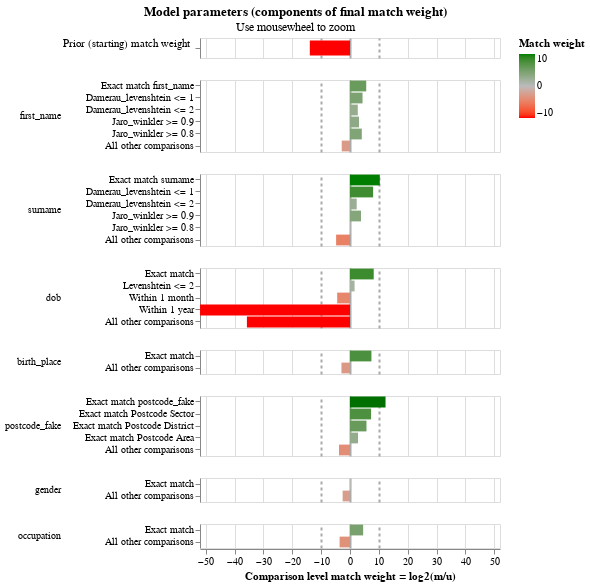

Notebook code for this chart:
### Code cell
linker.match_weights_chart()
#linker.m_u_parameters_chart()

### Figure 1 — Vega-Lite specification as saved in the notebook (floating-point values rounded to 4 significant figures)
{"config": {"view": {"continuousWidth": 300, "continuousHeight": 300, "discreteHeight": 60, "discreteWidth": 400}, "header": {"title": null}, "mark": {"tooltip": null}, "title": {"anchor": "middle"}}, "vconcat": [{"mark": {"type": "bar", "clip": true, "height": 15}, "encoding": {"color": {"field": "log2_bayes_factor", "scale": {"domain": [-10, 0, 10], "interpolate": "lab", "range": ["red", "#bbbbbb", "green"]}, "title": "Match weight", "type": "quantitative"}, "tooltip": [{"field": "comparison_name", "title": "Comparison name", "type": "nominal"}, {"field": "probability_two_random_records_match", "format": ".4f", "title": "Probability two random records match", "type": "nominal"}, {"field": "log2_bayes_factor", "format": ",.4f", "title": "Equivalent match weight", "type": "quantitative"}, {"field": "bayes_factor_description", "title": "Match weight description", "type": "nominal"}], "x": {"axis": {"domain": false, "gridColor": {"condition": {"test": "abs(datum.value / 10)  <= 1 & datum.value % 10 === 0", "value": "#aaa"}, "value": "#ddd"}, "gridDash": {"condition": {"test": "abs(datum.value / 10) == 1", "value": [3]}, "value": null}, "gridWidth": {"condition": {"test": "abs(datum.value / 10)  <= 1 & datum.value % 10 === 0", "value": 2}, "value": 1}, "labels": false, "ticks": false, "title": ""}, "field": "log2_bayes_factor", "scale": {"domain": [-52, 52]}, "type": "quantitative"}, "y": {"axis": {"title": "Prior (starting) match weight", "titleAlign": "right", "titleAngle": 0, "titleFontWeight": "normal"}, "field": "label_for_charts", "sort": {"field": "comparison_vector_value", "order": "descending"}, "type": "nominal"}}, "height": 20, "transform": [{"filter": "(datum.comparison_name == 'probability_two_random_records_match')"}]}, {"mark": {"type": "bar", "clip": true}, "encoding": {"color": {"field": "log2_bayes_factor", "scale": {"domain": [-10, 0, 10], "interpolate": "lab", "range": ["red", "#bbbbbb", "green"]}, "title": "Match weight", "type": "quantitative"}, "row": {"field": "comparison_name", "header": {"labelAlign": "left", "labelAnchor": "middle", "labelAngle": 0}, "sort": {"field": "comparison_sort_order"}, "type": "nominal"}, "tooltip": [{"field": "comparison_name", "title": "Comparison name", "type": "nominal"}, {"field": "label_for_charts", "title": "Label", "type": "ordinal"}, {"field": "sql_condition", "title": "SQL condition", "type": "nominal"}, {"field": "m_probability", "format": ".4f", "title": "M probability", "type": "quantitative"}, {"field": "u_probability", "format": ".4f", "title": "U probability", "type": "quantitative"}, {"field": "bayes_factor", "format": ",.4f", "title": "Bayes factor = m/u", "type": "quantitative"}, {"field": "log2_bayes_factor", "format": ",.4f", "title": "Match weight = log2(m/u)", "type": "quantitative"}, {"field": "bayes_factor_description", "title": "Match weight description", "type": "nominal"}], "x": {"axis": {"gridColor": {"condition": {"test": "abs(datum.value / 10)  <= 1 & datum.value % 10 === 0", "value": "#aaa"}, "value": "#ddd"}, "gridDash": {"condition": {"test": "abs(datum.value / 10) == 1", "value": [3]}, "value": null}, "gridWidth": {"condition": {"test": "abs(datum.value / 10)  <= 1 & datum.value % 10 === 0", "value": 2}, "value": 1}, "title": "Comparison level match weight = log2(m/u)"}, "field": "log2_bayes_factor", "scale": {"domain": [-52, 52]}, "type": "quantitative"}, "y": {"axis": {"title": null}, "field": "label_for_charts", "sort": {"field": "comparison_vector_value", "order": "descending"}, "type": "nominal"}}, "height": {"step": 12}, "resolve": {"axis": {"y": "independent"}, "scale": {"y": "independent"}}, "transform": [{"filter": "(datum.comparison_name != 'probability_two_random_records_match')"}]}], "data": {"name": "data-63e19b4ceb633e2ef6950f636a0f8124"}, "params": [{"name": "mouse_zoom", "select": {"type": "interval", "encodings": ["x"]}, "bind": "scales", "views": []}], "resolve": {"axis": {"y": "independent"}, "scale": {"y": "independent"}}, "title": {"text": "Model parameters (components of final match weight)", "subtitle": "Use mousewheel to zoom"}, "$schema": "https://vega.github.io/schema/vega-lite/v5.9.3.json", "datasets": {"data-63e19b4ceb633e2ef6950f636a0f8124": [{"comparison_name": "probability_two_random_records_match", "sql_condition": null, "label_for_charts": "", "m_probability": null, "u_probability": null, "m_probability_description": null, "u_probability_description": null, "has_tf_adjustments": false, "tf_adjustment_column": null, "tf_adjustment_weight": null, "is_null_level": false, "bayes_factor": 6.432e-05, "log2_bayes_factor": -13.92, "comparison_vector_value": 0, "max_comparison_vector_value": 0, "bayes_factor_description": "The probability that two random records drawn at random match is 0.000 or one in  15,547.4 records.This is equivalent to a starting match weight of -13.924.", "probability_two_random_records_match": 6.432e-05, "comparison_sort_order": -1}, {"comparison_name": "first_name", "sql_condition": "lower(`first_name_l`) = lower(`first_name_r`)", "label_for_charts": "Exact match first_name", "m_probability": 0.67, "u_probability": 0.0136, "m_probability_description": "Amongst matching record comparisons, 67.00% of records are in the exact match first_name comparison level", "u_probability_description": "Amongst non-matching record comparisons, 1.36% of records are in the exact match first_name comparison level", "has_tf_adjustments": false, "tf_adjustment_column": null, "tf_adjustment_weight": 1.0, "is_null_level": false, "bayes_factor": 49.26, "log2_bayes_factor": 5.622, "comparison_vector_value": 5, "max_comparison_vector_value": 5, "bayes_factor_description": "If comparison level is `exact match first_name` then comparison is 49.26 times more likely to be a match", "probability_two_random_records_match": 6.432e-05, "comparison_sort_order": 0}, {"comparison_name": "first_name", "sql_condition": "damerau_levenshtein(lower(`first_name_l`), lower(`first_name_r`)) <= 1", "label_for_charts": "Damerau_levenshtein <= 1", "m_probability": 0.07325, "u_probability": 0.003598, "m_probability_description": "Amongst matching record comparisons, 7.32% of records are in the damerau_levenshtein <= 1 comparison level", "u_probability_description": "Amongst non-matching record comparisons, 0.36% of records are in the damerau_levenshtein <= 1 comparison level", "has_tf_adjustments": false, "tf_adjustment_column": null, "tf_adjustment_weight": 1.0, "is_null_level": false, "bayes_factor": 20.36, "log2_bayes_factor": 4.348, "comparison_vector_value": 4, "max_comparison_vector_value": 5, "bayes_factor_description": "If comparison level is `damerau_levenshtein <= 1` then comparison is 20.36 times more likely to be a match", "probability_two_random_records_match": 6.432e-05, "comparison_sort_order": 0}, {"comparison_name": "first_name", "sql_condition": "damerau_levenshtein(lower(`first_name_l`), lower(`first_name_r`)) <= 2", "label_for_charts": "Damerau_levenshtein <= 2", "m_probability": 0.05822, "u_probability": 0.00897, "m_probability_description": "Amongst matching record comparisons, 5.82% of records are in the damerau_levenshtein <= 2 comparison level", "u_probability_description": "Amongst non-matching record comparisons, 0.90% of records are in the damerau_levenshtein <= 2 comparison level", "has_tf_adjustments": false, "tf_adjustment_column": null, "tf_adjustment_weight": 1.0, "is_null_level": false, "bayes_factor": 6.491, "log2_bayes_factor": 2.698, "comparison_vector_value": 3, "max_comparison_vector_value": 5, "bayes_factor_description": "If comparison level is `damerau_levenshtein <= 2` then comparison is 6.49 times more likely to be a match", "probability_two_random_records_match": 6.432e-05, "comparison_sort_order": 0}, {"comparison_name": "first_name", "sql_condition": "jaro_winkler(lower(`first_name_l`), lower(`first_name_r`)) >= 0.9", "label_for_charts": "Jaro_winkler >= 0.9", "m_probability": 0.005206, "u_probability": 0.0005944, "m_probability_description": "Amongst matching record comparisons, 0.52% of records are in the jaro_winkler >= 0.9 comparison level", "u_probability_description": "Amongst non-matching record comparisons, 0.06% of records are in the jaro_winkler >= 0.9 comparison level", "has_tf_adjustments": false, "tf_adjustment_column": null, "tf_adjustment_weight": 1.0, "is_null_level": false, "bayes_factor": 8.758, "log2_bayes_factor": 3.131, "comparison_vector_value": 2, "max_comparison_vector_value": 5, "bayes_factor_description": "If comparison level is `jaro_winkler >= 0.9` then comparison is 8.76 times more likely to be a match", "probability_two_random_records_match": 6.432e-05, "comparison_sort_order": 0}, {"comparison_name": "first_name", "sql_condition": "jaro_winkler(lower(`first_name_l`), lower(`first_name_r`)) >= 0.8", "label_for_charts": "Jaro_winkler >= 0.8", "m_probability": 0.061, "u_probability": 0.003573, "m_probability_description": "Amongst matching record comparisons, 6.10% of records are in the jaro_winkler >= 0.8 comparison level", "u_probability_description": "Amongst non-matching record comparisons, 0.36% of records are in the jaro_winkler >= 0.8 comparison level", "has_tf_adjustments": false, "tf_adjustment_column": null, "tf_adjustment_weight": 1.0, "is_null_level": false, "bayes_factor": 17.08, "log2_bayes_factor": 4.094, "comparison_vector_value": 1, "max_comparison_vector_value": 5, "bayes_factor_description": "If comparison level is `jaro_winkler >= 0.8` then comparison is 17.08 times more likely to be a match", "probability_two_random_records_match": 6.432e-05, "comparison_sort_order": 0}, {"comparison_name": "first_name", "sql_condition": "ELSE", "label_for_charts": "All other comparisons", "m_probability": 0.1323, "u_probability": 0.9697, "m_probability_description": "Amongst matching record comparisons, 13.23% of records are in the all other comparisons comparison level", "u_probability_description": "Amongst non-matching record comparisons, 96.97% of records are in the all other comparisons comparison level", "has_tf_adjustments": false, "tf_adjustment_column": null, "tf_adjustment_weight": 1.0, "is_null_level": false, "bayes_factor": 0.1365, "log2_bayes_factor": -2.873, "comparison_vector_value": 0, "max_comparison_vector_value": 5, "bayes_factor_description": "If comparison level is `all other comparisons` then comparison is  7.33 times less likely to be a match", "probability_two_random_records_match": 6.432e-05, "comparison_sort_order": 0}, {"comparison_name": "surname", "sql_condition": "lower(`surname_l`) = lower(`surname_r`)", "label_for_charts": "Exact match surname", "m_probability": 0.8537, "u_probability": 0.000662, "m_probability_description": "Amongst matching record comparisons, 85.37% of records are in the exact match surname comparison level", "u_probability_description": "Amongst non-matching record comparisons, 0.07% of records are in the exact match surname comparison level", "has_tf_adjustments": false, "tf_adjustment_column": null, "tf_adjustment_weight": 1.0, "is_null_level": false, "bayes_factor": 1290.0, "log2_bayes_factor": 10.33, "comparison_vector_value": 5, "max_comparison_vector_value": 5, "bayes_factor_description": "If comparison level is `exact match surname` then comparison is 1,289.64 times more likely to be a match", "probability_two_random_records_match": 6.432e-05, "comparison_sort_order": 1}, {"comparison_name": "surname", "sql_condition": "damerau_levenshtein(lower(`surname_l`), lower(`surname_r`)) <= 1", "label_for_charts": "Damerau_levenshtein <= 1", "m_probability": 0.09589, "u_probability": 0.0003718, "m_probability_description": "Amongst matching record comparisons, 9.59% of records are in the damerau_levenshtein <= 1 comparison level", "u_probability_description": "Amongst non-matching record comparisons, 0.04% of records are in the damerau_levenshtein <= 1 comparison level", "has_tf_adjustments": false, "tf_adjustment_column": null, "tf_adjustment_weight": 1.0, "is_null_level": false, "bayes_factor": 257.9, "log2_bayes_factor": 8.011, "comparison_vector_value": 4, "max_comparison_vector_value": 5, "bayes_factor_description": "If comparison level is `damerau_levenshtein <= 1` then comparison is 257.89 times more likely to be a match", "probability_two_random_records_match": 6.432e-05, "comparison_sort_order": 1}, {"comparison_name": "surname", "sql_condition": "damerau_levenshtein(lower(`surname_l`), lower(`surname_r`)) <= 2", "label_for_charts": "Damerau_levenshtein <= 2", "m_probability": 0.01125, "u_probability": 0.002246, "m_probability_description": "Amongst matching record comparisons, 1.12% of records are in the damerau_levenshtein <= 2 comparison level", "u_probability_description": "Amongst non-matching record comparisons, 0.22% of records are in the damerau_levenshtein <= 2 comparison level", "has_tf_adjustments": false, "tf_adjustment_column": null, "tf_adjustment_weight": 1.0, "is_null_level": false, "bayes_factor": 5.009, "log2_bayes_factor": 2.325, "comparison_vector_value": 3, "max_comparison_vector_value": 5, "bayes_factor_description": "If comparison level is `damerau_levenshtein <= 2` then comparison is 5.01 times more likely to be a match", "probability_two_random_records_match": 6.432e-05, "comparison_sort_order": 1}, {"comparison_name": "surname", "sql_condition": "jaro_winkler(lower(`surname_l`), lower(`surname_r`)) >= 0.9", "label_for_charts": "Jaro_winkler >= 0.9", "m_probability": 0.001353, "u_probability": 9.629e-05, "m_probability_description": "Amongst matching record comparisons, 0.14% of records are in the jaro_winkler >= 0.9 comparison level", "u_probability_description": "Amongst non-matching record comparisons, 0.01% of records are in the jaro_winkler >= 0.9 comparison level", "has_tf_adjustments": false, "tf_adjustment_column": null, "tf_adjustment_weight": 1.0, "is_null_level": false, "bayes_factor": 14.06, "log2_bayes_factor": 3.813, "comparison_vector_value": 2, "max_comparison_vector_value": 5, "bayes_factor_description": "If comparison level is `jaro_winkler >= 0.9` then comparison is 14.06 times more likely to be a match", "probability_two_random_records_match": 6.432e-05, "comparison_sort_order": 1}, {"comparison_name": "surname", "sql_condition": "jaro_winkler(lower(`surname_l`), lower(`surname_r`)) >= 0.8", "label_for_charts": "Jaro_winkler >= 0.8", "m_probability": 0.002447, "u_probability": 0.002153, "m_probability_description": "Amongst matching record comparisons, 0.24% of records are in the jaro_winkler >= 0.8 comparison level", "u_probability_description": "Amongst non-matching record comparisons, 0.22% of records are in the jaro_winkler >= 0.8 comparison level", "has_tf_adjustments": false, "tf_adjustment_column": null, "tf_adjustment_weight": 1.0, "is_null_level": false, "bayes_factor": 1.137, "log2_bayes_factor": 0.1851, "comparison_vector_value": 1, "max_comparison_vector_value": 5, "bayes_factor_description": "If comparison level is `jaro_winkler >= 0.8` then comparison is 1.14 times more likely to be a match", "probability_two_random_records_match": 6.432e-05, "comparison_sort_order": 1}, {"comparison_name": "surname", "sql_condition": "ELSE", "label_for_charts": "All other comparisons", "m_probability": 0.03536, "u_probability": 0.9945, "m_probability_description": "Amongst matching record comparisons, 3.54% of records are in the all other comparisons comparison level", "u_probability_description": "Amongst non-matching record comparisons, 99.45% of records are in the all other comparisons comparison level", "has_tf_adjustments": false, "tf_adjustment_column": null, "tf_adjustment_weight": 1.0, "is_null_level": false, "bayes_factor": 0.03556, "log2_bayes_factor": -4.814, "comparison_vector_value": 0, "max_comparison_vector_value": 5, "bayes_factor_description": "If comparison level is `all other comparisons` then comparison is  28.12 times less likely to be a match", "probability_two_random_records_match": 6.432e-05, "comparison_sort_order": 1}, {"comparison_name": "dob", "sql_condition": "`dob_l` = `dob_r`", "label_for_charts": "Exact match", "m_probability": 0.6793, "u_probability": 0.002273, "m_probability_description": "Amongst matching record comparisons, 67.93% of records are in the exact match comparison level", "u_probability_description": "Amongst non-matching record comparisons, 0.23% of records are in the exact match comparison level", "has_tf_adjustments": false, "tf_adjustment_column": null, "tf_adjustment_weight": 1.0, "is_null_level": false, "bayes_factor": 298.9, "log2_bayes_factor": 8.223, "comparison_vector_value": 4, "max_comparison_vector_value": 4, "bayes_factor_description": "If comparison level is `exact match` then comparison is 298.86 times more likely to be a match", "probability_two_random_records_match": 6.432e-05, "comparison_sort_order": 2}, {"comparison_name": "dob", "sql_condition": "levenshtein(`dob_l`, `dob_r`) <= 2", "label_for_charts": "Levenshtein <= 2", "m_probability": 0.3207, "u_probability": 0.1067, "m_probability_description": "Amongst matching record comparisons, 32.07% of records are in the levenshtein <= 2 comparison level", "u_probability_description": "Amongst non-matching record comparisons, 10.67% of records are in the levenshtein <= 2 comparison level", "has_tf_adjustments": false, "tf_adjustment_column": null, "tf_adjustment_weight": 1.0, "is_null_level": false, "bayes_factor": 3.007, "log2_bayes_factor": 1.588, "comparison_vector_value": 3, "max_comparison_vector_value": 4, "bayes_factor_description": "If comparison level is `levenshtein <= 2` then comparison is 3.01 times more likely to be a match", "probability_two_random_records_match": 6.432e-05, "comparison_sort_order": 2}, {"comparison_name": "dob", "sql_condition": "\n        ceil(abs(months_between(to_timestamp(`dob_l`, 'yyyy-MM-dd'), to_timestamp(`dob_r`, 'yyyy-MM-dd')))) <= 1\n    ", "label_for_charts": "Within 1 month", "m_probability": 4.96e-05, "u_probability": 0.001076, "m_probability_description": "Amongst matching record comparisons, 0.00% of records are in the within 1 month comparison level", "u_probability_description": "Amongst non-matching record comparisons, 0.11% of records are in the within 1 month comparison level", "has_tf_adjustments": false, "tf_adjustment_column": null, "tf_adjustment_weight": 1.0, "is_null_level": false, "bayes_factor": 0.04608, "log2_bayes_factor": -4.44, "comparison_vector_value": 2, "max_comparison_vector_value": 4, "bayes_factor_description": "If comparison level is `within 1 month` then comparison is  21.70 times less likely to be a match", "probability_two_random_records_match": 6.432e-05, "comparison_sort_order": 2}, {"comparison_name": "dob", "sql_condition": "\n        ceil(abs(months_between(to_timestamp(`dob_l`, 'yyyy-MM-dd'), to_timestamp(`dob_r`, 'yyyy-MM-dd')) / 12)) <= 1\n    ", "label_for_charts": "Within 1 year", "m_probability": 5.128e-18, "u_probability": 0.02279, "m_probability_description": "Amongst matching record comparisons, 0.00% of records are in the within 1 year comparison level", "u_probability_description": "Amongst non-matching record comparisons, 2.28% of records are in the within 1 year comparison level", "has_tf_adjustments": false, "tf_adjustment_column": null, "tf_adjustment_weight": 1.0, "is_null_level": false, "bayes_factor": 2.25e-16, "log2_bayes_factor": -51.98, "comparison_vector_value": 1, "max_comparison_vector_value": 4, "bayes_factor_description": "If comparison level is `within 1 year` then comparison is  4,444,589,351,280,004.00 times less likely to be a match", "probability_two_random_records_match": 6.432e-05, "comparison_sort_order": 2}, {"comparison_name": "dob", "sql_condition": "ELSE", "label_for_charts": "All other comparisons", "m_probability": 1.512e-11, "u_probability": 0.8672, "m_probability_description": "Amongst matching record comparisons, 0.00% of records are in the all other comparisons comparison level", "u_probability_description": "Amongst non-matching record comparisons, 86.72% of records are in the all other comparisons comparison level", "has_tf_adjustments": false, "tf_adjustment_column": null, "tf_adjustment_weight": 1.0, "is_null_level": false, "bayes_factor": 1.744e-11, "log2_bayes_factor": -35.74, "comparison_vector_value": 0, "max_comparison_vector_value": 4, "bayes_factor_description": "If comparison level is `all other comparisons` then comparison is  57,352,407,743.81 times less likely to be a match", "probability_two_random_records_match": 6.432e-05, "comparison_sort_order": 2}, {"comparison_name": "birth_place", "sql_condition": "`birth_place_l` = `birth_place_r`", "label_for_charts": "Exact match", "m_probability": 0.8728, "u_probability": 0.005068, "m_probability_description": "Amongst matching record comparisons, 87.28% of records are in the exact match comparison level", "u_probability_description": "Amongst non-matching record comparisons, 0.51% of records are in the exact match comparison level", "has_tf_adjustments": false, "tf_adjustment_column": null, "tf_adjustment_weight": 1.0, "is_null_level": false, "bayes_factor": 172.2, "log2_bayes_factor": 7.428, "comparison_vector_value": 1, "max_comparison_vector_value": 1, "bayes_factor_description": "If comparison level is `exact match` then comparison is 172.22 times more likely to be a match", "probability_two_random_records_match": 6.432e-05, "comparison_sort_order": 3}, {"comparison_name": "birth_place", "sql_condition": "ELSE", "label_for_charts": "All other comparisons", "m_probability": 0.1272, "u_probability": 0.9949, "m_probability_description": "Amongst matching record comparisons, 12.72% of records are in the all other comparisons comparison level", "u_probability_description": "Amongst non-matching record comparisons, 99.49% of records are in the all other comparisons comparison level", "has_tf_adjustments": false, "tf_adjustment_column": null, "tf_adjustment_weight": 1.0, "is_null_level": false, "bayes_factor": 0.1278, "log2_bayes_factor": -2.968, "comparison_vector_value": 0, "max_comparison_vector_value": 1, "bayes_factor_description": "If comparison level is `all other comparisons` then comparison is  7.82 times less likely to be a match", "probability_two_random_records_match": 6.432e-05, "comparison_sort_order": 3}, {"comparison_name": "postcode_fake", "sql_condition": "lower(`postcode_fake_l`) = lower(`postcode_fake_r`)", "label_for_charts": "Exact match postcode_fake", "m_probability": 0.7392, "u_probability": 0.0001446, "m_probability_description": "Amongst matching record comparisons, 73.92% of records are in the exact match postcode_fake comparison level", "u_probability_description": "Amongst non-matching record comparisons, 0.01% of records are in the exact match postcode_fake comparison level", "has_tf_adjustments": false, "tf_adjustment_column": null, "tf_adjustment_weight": 1.0, "is_null_level": false, "bayes_factor": 5110.0, "log2_bayes_factor": 12.32, "comparison_vector_value": 4, "max_comparison_vector_value": 4, "bayes_factor_description": "If comparison level is `exact match postcode_fake` then comparison is 5,110.41 times more likely to be a match", "probability_two_random_records_match": 6.432e-05, "comparison_sort_order": 4}, {"comparison_name": "postcode_fake", "sql_condition": "\n        regexp_extract(lower(`postcode_fake_l`), '^[A-Za-z]{1,2}[0-9][A-Za-z0-9]? [0-9]', 0)\n     = \n        regexp_extract(lower(`postcode_fake_r`), '^[A-Za-z]{1,2}[0-9][A-Za-z0-9]? [0-9]', 0)\n    ", "label_for_charts": "Exact match Postcode Sector", "m_probability": 0.07894, "u_probability": 0.0004994, "m_probability_description": "Amongst matching record comparisons, 7.89% of records are in the exact match postcode sector comparison level", "u_probability_description": "Amongst non-matching record comparisons, 0.05% of records are in the exact match postcode sector comparison level", "has_tf_adjustments": false, "tf_adjustment_column": null, "tf_adjustment_weight": 1.0, "is_null_level": false, "bayes_factor": 158.1, "log2_bayes_factor": 7.304, "comparison_vector_value": 3, "max_comparison_vector_value": 4, "bayes_factor_description": "If comparison level is `exact match postcode sector` then comparison is 158.07 times more likely to be a match", "probability_two_random_records_match": 6.432e-05, "comparison_sort_order": 4}, {"comparison_name": "postcode_fake", "sql_condition": "\n        regexp_extract(lower(`postcode_fake_l`), '^[A-Za-z]{1,2}[0-9][A-Za-z0-9]?', 0)\n     = \n        regexp_extract(lower(`postcode_fake_r`), '^[A-Za-z]{1,2}[0-9][A-Za-z0-9]?', 0)\n    ", "label_for_charts": "Exact match Postcode District", "m_probability": 0.03125, "u_probability": 0.0005972, "m_probability_description": "Amongst matching record comparisons, 3.12% of records are in the exact match postcode district comparison level", "u_probability_description": "Amongst non-matching record comparisons, 0.06% of records are in the exact match postcode district comparison level", "has_tf_adjustments": false, "tf_adjustment_column": null, "tf_adjustment_weight": 1.0, "is_null_level": false, "bayes_factor": 52.33, "log2_bayes_factor": 5.709, "comparison_vector_value": 2, "max_comparison_vector_value": 4, "bayes_factor_description": "If comparison level is `exact match postcode district` then comparison is 52.33 times more likely to be a match", "probability_two_random_records_match": 6.432e-05, "comparison_sort_order": 4}, {"comparison_name": "postcode_fake", "sql_condition": "\n        regexp_extract(lower(`postcode_fake_l`), '^[A-Za-z]{1,2}', 0)\n     = \n        regexp_extract(lower(`postcode_fake_r`), '^[A-Za-z]{1,2}', 0)\n    ", "label_for_charts": "Exact match Postcode Area", "m_probability": 0.08026, "u_probability": 0.01169, "m_probability_description": "Amongst matching record comparisons, 8.03% of records are in the exact match postcode area comparison level", "u_probability_description": "Amongst non-matching record comparisons, 1.17% of records are in the exact match postcode area comparison level", "has_tf_adjustments": false, "tf_adjustment_column": null, "tf_adjustment_weight": 1.0, "is_null_level": false, "bayes_factor": 6.867, "log2_bayes_factor": 2.78, "comparison_vector_value": 1, "max_comparison_vector_value": 4, "bayes_factor_description": "If comparison level is `exact match postcode area` then comparison is 6.87 times more likely to be a match", "probability_two_random_records_match": 6.432e-05, "comparison_sort_order": 4}, {"comparison_name": "postcode_fake", "sql_condition": "ELSE", "label_for_charts": "All other comparisons", "m_probability": 0.07034, "u_probability": 0.9871, "m_probability_description": "Amongst matching record comparisons, 7.03% of records are in the all other comparisons comparison level", "u_probability_description": "Amongst non-matching record comparisons, 98.71% of records are in the all other comparisons comparison level", "has_tf_adjustments": false, "tf_adjustment_column": null, "tf_adjustment_weight": 1.0, "is_null_level": false, "bayes_factor": 0.07126, "log2_bayes_factor": -3.811, "comparison_vector_value": 0, "max_comparison_vector_value": 4, "bayes_factor_description": "If comparison level is `all other comparisons` then comparison is  14.03 times less likely to be a match", "probability_two_random_records_match": 6.432e-05, "comparison_sort_order": 4}, {"comparison_name": "gender", "sql_condition": "`gender_l` = `gender_r`", "label_for_charts": "Exact match", "m_probability": 0.9546, "u_probability": 0.7332, "m_probability_description": "Amongst matching record comparisons, 95.46% of records are in the exact match comparison level", "u_probability_description": "Amongst non-matching record comparisons, 73.32% of records are in the exact match comparison level", "has_tf_adjustments": false, "tf_adjustment_column": null, "tf_adjustment_weight": 1.0, "is_null_level": false, "bayes_factor": 1.302, "log2_bayes_factor": 0.3807, "comparison_vector_value": 1, "max_comparison_vector_value": 1, "bayes_factor_description": "If comparison level is `exact match` then comparison is 1.30 times more likely to be a match", "probability_two_random_records_match": 6.432e-05, "comparison_sort_order": 5}, {"comparison_name": "gender", "sql_condition": "ELSE", "label_for_charts": "All other comparisons", "m_probability": 0.04538, "u_probability": 0.2668, "m_probability_description": "Amongst matching record comparisons, 4.54% of records are in the all other comparisons comparison level", "u_probability_description": "Amongst non-matching record comparisons, 26.68% of records are in the all other comparisons comparison level", "has_tf_adjustments": false, "tf_adjustment_column": null, "tf_adjustment_weight": 1.0, "is_null_level": false, "bayes_factor": 0.1701, "log2_bayes_factor": -2.556, "comparison_vector_value": 0, "max_comparison_vector_value": 1, "bayes_factor_description": "If comparison level is `all other comparisons` then comparison is  5.88 times less likely to be a match", "probability_two_random_records_match": 6.432e-05, "comparison_sort_order": 5}, {"comparison_name": "occupation", "sql_condition": "`occupation_l` = `occupation_r`", "label_for_charts": "Exact match", "m_probability": 0.9209, "u_probability": 0.03897, "m_probability_description": "Amongst matching record comparisons, 92.09% of records are in the exact match comparison level", "u_probability_description": "Amongst non-matching record comparisons, 3.90% of records are in the exact match comparison level", "has_tf_adjustments": false, "tf_adjustment_column": null, "tf_adjustment_weight": 1.0, "is_null_level": false, "bayes_factor": 23.63, "log2_bayes_factor": 4.563, "comparison_vector_value": 1, "max_comparison_vector_value": 1, "bayes_factor_description": "If comparison level is `exact match` then comparison is 23.63 times more likely to be a match", "probability_two_random_records_match": 6.432e-05, "comparison_sort_order": 6}, {"comparison_name": "occupation", "sql_condition": "ELSE", "label_for_charts": "All other comparisons", "m_probability": 0.07913, "u_probability": 0.961, "m_probability_description": "Amongst matching record comparisons, 7.91% of records are in the all other comparisons comparison level", "u_probability_description": "Amongst non-matching record comparisons, 96.10% of records are in the all other comparisons comparison level", "has_tf_adjustments": false, "tf_adjustment_column": null, "tf_adjustment_weight": 1.0, "is_null_level": false, "bayes_factor": 0.08234, "log2_bayes_factor": -3.602, "comparison_vector_value": 0, "max_comparison_vector_value": 1, "bayes_factor_description": "If comparison level is `all other comparisons` then comparison is  12.14 times less likely to be a match", "probability_two_random_records_match": 6.432e-05, "comparison_sort_order": 6}]}}
